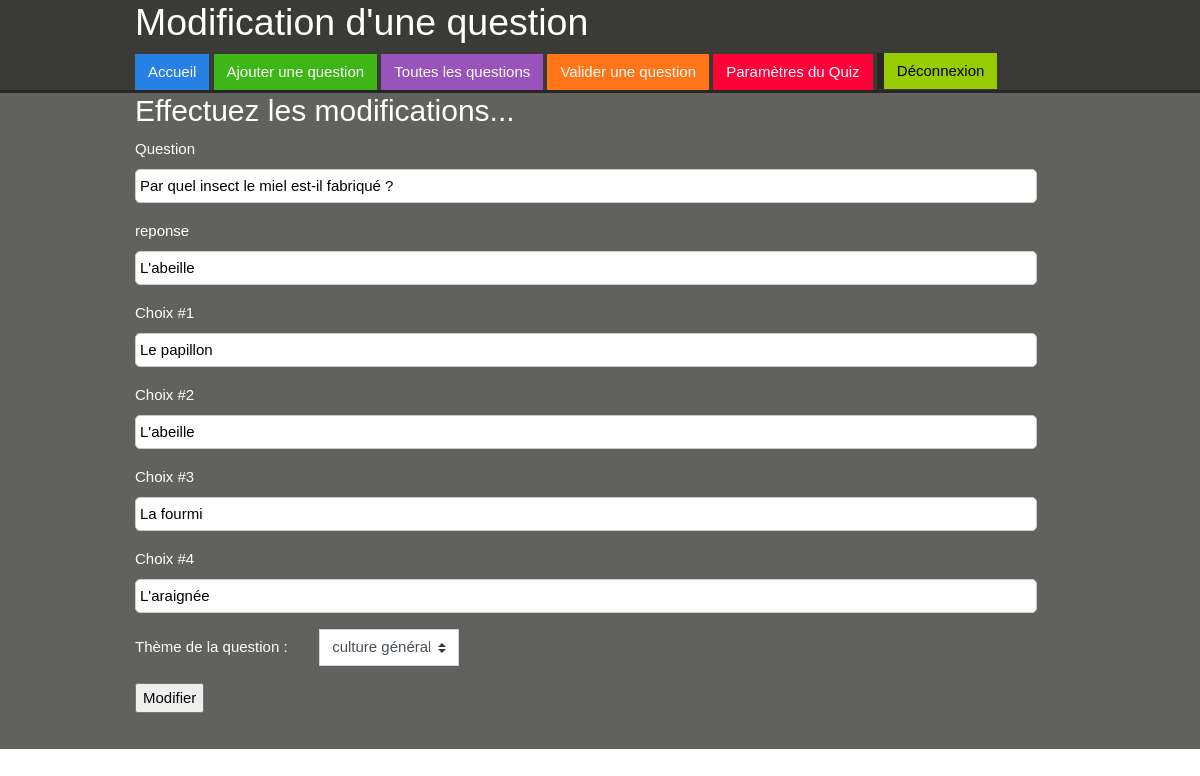
The page /admin/editquestion.php?qno=1 (signed in) on the database its author committed.
### tables this page shows
CREATE TABLE IF NOT EXISTS `quiz` (
  `id` int(11) NOT NULL,
  `question` varchar(200) NOT NULL,
  `option1` varchar(200) NOT NULL,
  `option2` varchar(200) NOT NULL,
  `option3` varchar(200) NOT NULL,
  `option4` varchar(200) NOT NULL,
  `reponse` varchar(200) NOT NULL,
  `userreponse` varchar(200) DEFAULT NULL,
  `theme` varchar(200) NOT NULL,
  PRIMARY KEY (`id`)
);

### admin/editquestion.php (the view, shortened to what this page needs)
<?php include "../bdconfig.php";
if (isset($_SESSION['admin'])) {
	?>
<?php
if (isset($_GET['qno'])) {
	if (is_numeric($_GET['qno'])) {
		$query = $con->prepare( 'SELECT * FROM quiz WHERE id = :qno' );
		$query->bindValue( 'qno', $_GET['qno'], PDO::PARAM_INT );
		$query->execute();
		if ($query->rowCount() > 0) {
			while ($row = $query->fetch(PDO::FETCH_ASSOC)) {
                 $question = $row['question'];
                 $ans1 = $row['option1'];
                 $ans2 = $row['option2'];
                 $ans3 = $row['option3'];
                 $ans4 = $row['option4'];
                 $correct_answer = $row['reponse'];
			}
		}
		else {
			echo "<script> alert('Erreur');
			window.location.href = 'allquestions.php'; </script>" ;
		}
	}
	else {
		header("location: allquestions.php");
	}
}
?>
<!DOCTYPE html>
<html lang="fr">
	<head>
		<link rel="stylesheet" href="https://bootswatch.com/4/cosmo/bootstrap.min.css">
		<link rel="stylesheet" type="text/css" href="css/style.css">
	</head>
	<body>
		<header>
			<div class="container">
				<h1>Modification d'une question</h1>
				<a href="http://localhost/TER/projetquiz/" class="btn btn-primary">Accueil</a>
				<a href="add.php" class="btn btn-success">Ajouter une question</a>
				<a href="allquestions.php" class="btn btn-info">Toutes les questions</a>
				<a href="validation.php" class="btn btn-warning">Valider une question</a>
				<a href="parametre.php" class="btn btn-danger">Paramètres du Quiz</a>
				<a href="exit.php" class="start">Déconnexion</a>
			</div>
		</header>
		<main>
			<div class="container">
				<h2>Effectuez les modifications...</h2>
				<form method="post" action="">
					<p>
						<label>Question</label>
						<input type="text" name="question" required="" value="<?php echo htmlentities($question); ?>">
					</p>
					<p>
						<label>reponse</label>
						<input type="text" name="reponse" required="" value="<?php echo htmlentities($correct_answer); ?>">
					</p>
					<p>
						<label>Choix #1</label>
						<input type="text" name="choix1" required="" value="<?php echo htmlentities($ans1); ?>">
					</p>
					<p>
						<label>Choix #2</label>
						<input type="text" name="choix2" required="" value="<?php echo htmlentities($ans2); ?>">
					</p>
					<p>
						<label>Choix #3</label>
						<input type="text" name="choix3" required="" value="<?php echo htmlentities($ans3); ?>">
					</p>
					<p>
						<label>Choix #4</label>
						<input type="text" name="choix4" required="" value="<?php echo htmlentities($ans4); ?>">
					</p>
					<p>
						<label>Thème de la question :</label>
						<select class="custom-select" name="answer" style ="width: 15%;" required>
                        <option value="culture générale">culture générale</option>
                    </select>
					</p>
					<p>
						<input type="submit" name="submit" value="Modifier">
					</p>
				</form>
			</div>
		</main>
	</body>
</html>
<?php }
else {
	header("location: admin.php");
}
?>

### admin/css/style.css (style rules this page uses)
body { font-family: arial; line-height: 1.6em; }
a { text-decoration: none; }
label { display: inline-block; width: 180px; }
input[type='text'] { width: 97%; padding: 4px; border-radius: 5px; border:1px #ccc solid; }
.container { width: 80%; margin: 0 auto; overflow: auto; }
header { border-bottom: 3px #272726 solid; background: #3A3A36; color: white; }
main { padding-bottom: 20px; background: #61615E; color: white; }
a.start { display: inline-block; color: #000000; background: #99CC00; border-left: 7px #272726 solid; padding:6px 13px; }

### rows shown on the page
quiz: question "Par quel insect le miel est-il fabriqué ?", reponse "L'abeille", choix1 "Le papillon", choix2 "L'abeille", choix3 "La fourmi", choix4 "L'araignée"
